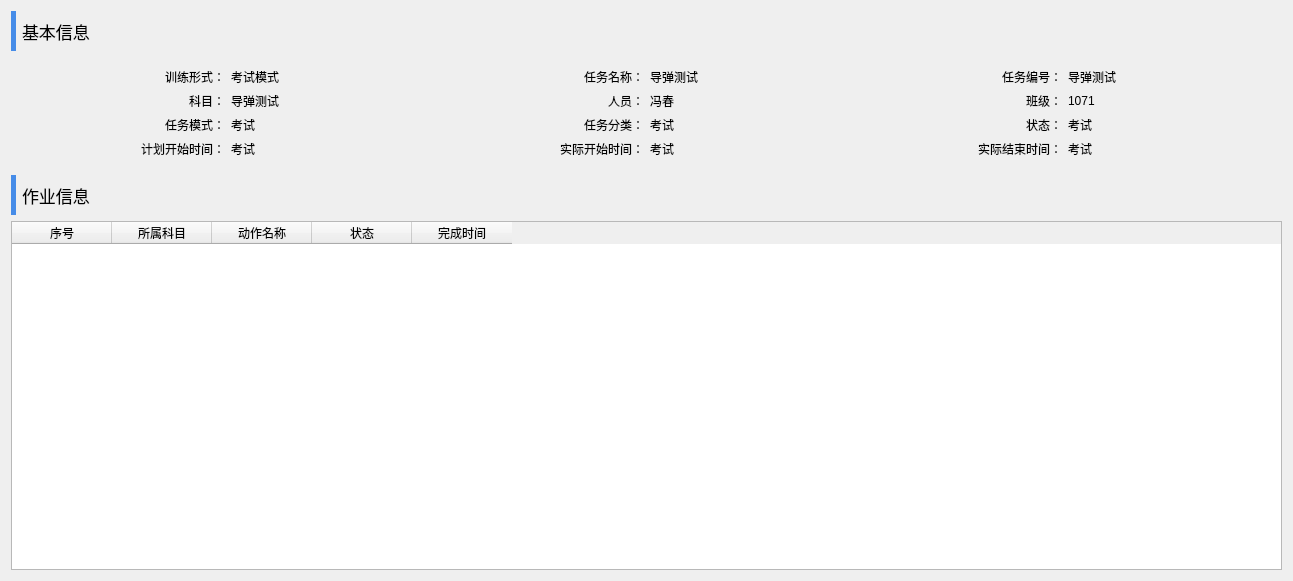
<?xml version="1.0" encoding="UTF-8"?>
<ui version="4.0">
 <class>TaskDetailDlg</class>
 <widget class="QDialog" name="TaskDetailDlg">
  <property name="geometry">
   <rect>
    <x>0</x>
    <y>0</y>
    <width>1293</width>
    <height>581</height>
   </rect>
  </property>
  <property name="windowTitle">
   <string>任务详情</string>
  </property>
  <property name="styleSheet">
   <string notr="true">QGroupBox
{font: 75 14pt &quot;Agency FB&quot;;
border:none
}</string>
  </property>
  <layout class="QVBoxLayout" name="verticalLayout_2">
   <item>
    <layout class="QHBoxLayout" name="horizontalLayout_17">
     <item>
      <widget class="QLabel" name="label_26">
       <property name="minimumSize">
        <size>
         <width>5</width>
         <height>40</height>
        </size>
       </property>
       <property name="maximumSize">
        <size>
         <width>5</width>
         <height>40</height>
        </size>
       </property>
       <property name="styleSheet">
        <string notr="true">background-color: rgb(70, 140, 232);</string>
       </property>
       <property name="text">
        <string/>
       </property>
      </widget>
     </item>
     <item>
      <widget class="QLabel" name="label_25">
       <property name="styleSheet">
        <string notr="true"> 	font-family:Microsoft Yahei;
    font-size:13pt;</string>
       </property>
       <property name="text">
        <string>基本信息</string>
       </property>
      </widget>
     </item>
     <item>
      <widget class="QLabel" name="label_29">
       <property name="minimumSize">
        <size>
         <width>25</width>
         <height>25</height>
        </size>
       </property>
       <property name="styleSheet">
        <string notr="true">image: url(:/EControlSys/res/u136.png);</string>
       </property>
       <property name="text">
        <string/>
       </property>
      </widget>
     </item>
     <item>
      <spacer name="horizontalSpacer">
       <property name="orientation">
        <enum>Qt::Horizontal</enum>
       </property>
       <property name="sizeHint" stdset="0">
        <size>
         <width>40</width>
         <height>20</height>
        </size>
       </property>
      </spacer>
     </item>
    </layout>
   </item>
   <item>
    <widget class="QGroupBox" name="groupBox">
     <property name="styleSheet">
      <string notr="true"/>
     </property>
     <property name="title">
      <string/>
     </property>
     <property name="flat">
      <bool>true</bool>
     </property>
     <layout class="QVBoxLayout" name="verticalLayout">
      <item>
       <layout class="QHBoxLayout" name="horizontalLayout_13">
        <item>
         <layout class="QHBoxLayout" name="horizontalLayout_2">
          <item>
           <widget class="QLabel" name="label">
            <property name="text">
             <string>训练形式：</string>
            </property>
            <property name="alignment">
             <set>Qt::AlignRight|Qt::AlignTrailing|Qt::AlignVCenter</set>
            </property>
           </widget>
          </item>
          <item>
           <widget class="QLabel" name="label_2">
            <property name="text">
             <string>考试模式</string>
            </property>
           </widget>
          </item>
         </layout>
        </item>
        <item>
         <layout class="QHBoxLayout" name="horizontalLayout">
          <item>
           <widget class="QLabel" name="label_4">
            <property name="text">
             <string>任务名称：</string>
            </property>
            <property name="alignment">
             <set>Qt::AlignRight|Qt::AlignTrailing|Qt::AlignVCenter</set>
            </property>
           </widget>
          </item>
          <item>
           <widget class="QLabel" name="label_3">
            <property name="text">
             <string>导弹测试</string>
            </property>
           </widget>
          </item>
         </layout>
        </item>
        <item>
         <layout class="QHBoxLayout" name="horizontalLayout_3">
          <item>
           <widget class="QLabel" name="label_5">
            <property name="text">
             <string>任务编号：</string>
            </property>
            <property name="alignment">
             <set>Qt::AlignRight|Qt::AlignTrailing|Qt::AlignVCenter</set>
            </property>
           </widget>
          </item>
          <item>
           <widget class="QLabel" name="label_6">
            <property name="text">
             <string>导弹测试</string>
            </property>
           </widget>
          </item>
         </layout>
        </item>
       </layout>
      </item>
      <item>
       <layout class="QHBoxLayout" name="horizontalLayout_14">
        <item>
         <layout class="QHBoxLayout" name="horizontalLayout_5">
          <item>
           <widget class="QLabel" name="label_9">
            <property name="text">
             <string>科目：</string>
            </property>
            <property name="alignment">
             <set>Qt::AlignRight|Qt::AlignTrailing|Qt::AlignVCenter</set>
            </property>
           </widget>
          </item>
          <item>
           <widget class="QLabel" name="label_10">
            <property name="text">
             <string>导弹测试</string>
            </property>
           </widget>
          </item>
         </layout>
        </item>
        <item>
         <layout class="QHBoxLayout" name="horizontalLayout_4">
          <item>
           <widget class="QLabel" name="label_7">
            <property name="text">
             <string>人员：</string>
            </property>
            <property name="alignment">
             <set>Qt::AlignRight|Qt::AlignTrailing|Qt::AlignVCenter</set>
            </property>
           </widget>
          </item>
          <item>
           <widget class="QLabel" name="label_8">
            <property name="text">
             <string>冯春</string>
            </property>
           </widget>
          </item>
         </layout>
        </item>
        <item>
         <layout class="QHBoxLayout" name="horizontalLayout_6">
          <item>
           <widget class="QLabel" name="label_11">
            <property name="text">
             <string>班级：</string>
            </property>
            <property name="alignment">
             <set>Qt::AlignRight|Qt::AlignTrailing|Qt::AlignVCenter</set>
            </property>
           </widget>
          </item>
          <item>
           <widget class="QLabel" name="label_12">
            <property name="text">
             <string>1071</string>
            </property>
           </widget>
          </item>
         </layout>
        </item>
       </layout>
      </item>
      <item>
       <layout class="QHBoxLayout" name="horizontalLayout_15">
        <item>
         <layout class="QHBoxLayout" name="horizontalLayout_7">
          <item>
           <widget class="QLabel" name="label_13">
            <property name="text">
             <string>任务模式：</string>
            </property>
            <property name="alignment">
             <set>Qt::AlignRight|Qt::AlignTrailing|Qt::AlignVCenter</set>
            </property>
           </widget>
          </item>
          <item>
           <widget class="QLabel" name="label_14">
            <property name="text">
             <string>考试</string>
            </property>
           </widget>
          </item>
         </layout>
        </item>
        <item>
         <layout class="QHBoxLayout" name="horizontalLayout_8">
          <item>
           <widget class="QLabel" name="label_15">
            <property name="text">
             <string>任务分类：</string>
            </property>
            <property name="alignment">
             <set>Qt::AlignRight|Qt::AlignTrailing|Qt::AlignVCenter</set>
            </property>
           </widget>
          </item>
          <item>
           <widget class="QLabel" name="label_16">
            <property name="text">
             <string>考试</string>
            </property>
           </widget>
          </item>
         </layout>
        </item>
        <item>
         <layout class="QHBoxLayout" name="horizontalLayout_9">
          <item>
           <widget class="QLabel" name="label_17">
            <property name="text">
             <string>状态：</string>
            </property>
            <property name="alignment">
             <set>Qt::AlignRight|Qt::AlignTrailing|Qt::AlignVCenter</set>
            </property>
           </widget>
          </item>
          <item>
           <widget class="QLabel" name="label_18">
            <property name="text">
             <string>考试</string>
            </property>
           </widget>
          </item>
         </layout>
        </item>
       </layout>
      </item>
      <item>
       <layout class="QHBoxLayout" name="horizontalLayout_16">
        <item>
         <layout class="QHBoxLayout" name="horizontalLayout_10">
          <item>
           <widget class="QLabel" name="label_19">
            <property name="text">
             <string>计划开始时间：</string>
            </property>
            <property name="alignment">
             <set>Qt::AlignRight|Qt::AlignTrailing|Qt::AlignVCenter</set>
            </property>
           </widget>
          </item>
          <item>
           <widget class="QLabel" name="label_20">
            <property name="text">
             <string>考试</string>
            </property>
           </widget>
          </item>
         </layout>
        </item>
        <item>
         <layout class="QHBoxLayout" name="horizontalLayout_11">
          <item>
           <widget class="QLabel" name="label_21">
            <property name="text">
             <string>实际开始时间：</string>
            </property>
            <property name="alignment">
             <set>Qt::AlignRight|Qt::AlignTrailing|Qt::AlignVCenter</set>
            </property>
           </widget>
          </item>
          <item>
           <widget class="QLabel" name="label_22">
            <property name="text">
             <string>考试</string>
            </property>
           </widget>
          </item>
         </layout>
        </item>
        <item>
         <layout class="QHBoxLayout" name="horizontalLayout_12">
          <item>
           <widget class="QLabel" name="label_23">
            <property name="text">
             <string>实际结束时间：</string>
            </property>
            <property name="alignment">
             <set>Qt::AlignRight|Qt::AlignTrailing|Qt::AlignVCenter</set>
            </property>
           </widget>
          </item>
          <item>
           <widget class="QLabel" name="label_24">
            <property name="text">
             <string>考试</string>
            </property>
           </widget>
          </item>
         </layout>
        </item>
       </layout>
      </item>
     </layout>
    </widget>
   </item>
   <item>
    <layout class="QHBoxLayout" name="horizontalLayout_18">
     <item>
      <widget class="QLabel" name="label_27">
       <property name="minimumSize">
        <size>
         <width>5</width>
         <height>40</height>
        </size>
       </property>
       <property name="maximumSize">
        <size>
         <width>5</width>
         <height>40</height>
        </size>
       </property>
       <property name="styleSheet">
        <string notr="true">background-color: rgb(70, 140, 232);</string>
       </property>
       <property name="text">
        <string/>
       </property>
      </widget>
     </item>
     <item>
      <widget class="QLabel" name="label_28">
       <property name="styleSheet">
        <string notr="true"> 	font-family:Microsoft Yahei;
    font-size:13pt;</string>
       </property>
       <property name="text">
        <string>作业信息</string>
       </property>
      </widget>
     </item>
     <item>
      <spacer name="horizontalSpacer_2">
       <property name="orientation">
        <enum>Qt::Horizontal</enum>
       </property>
       <property name="sizeHint" stdset="0">
        <size>
         <width>40</width>
         <height>20</height>
        </size>
       </property>
      </spacer>
     </item>
    </layout>
   </item>
   <item>
    <widget class="QTableWidget" name="tableWidget">
     <column>
      <property name="text">
       <string>序号</string>
      </property>
     </column>
     <column>
      <property name="text">
       <string>所属科目</string>
      </property>
     </column>
     <column>
      <property name="text">
       <string>动作名称</string>
      </property>
     </column>
     <column>
      <property name="text">
       <string>状态</string>
      </property>
     </column>
     <column>
      <property name="text">
       <string>完成时间</string>
      </property>
     </column>
    </widget>
   </item>
  </layout>
 </widget>
 <layoutdefault spacing="6" margin="11"/>
 <resources>
  <include location="EControlSys.qrc"/>
 </resources>
 <connections/>
</ui>
